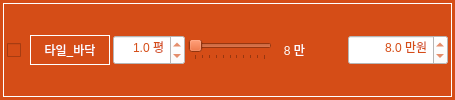
              <widget class="QFrame" name="frame_117">
               <property name="minimumSize">
                <size>
                 <width>0</width>
                 <height>30</height>
                </size>
               </property>
               <property name="maximumSize">
                <size>
                 <width>16777215</width>
                 <height>16777215</height>
                </size>
               </property>
               <property name="font">
                <font>
                 <family>나눔고딕 ExtraBold</family>
                 <pointsize>9</pointsize>
                 <weight>9</weight>
                 <italic>false</italic>
                 <bold>false</bold>
                </font>
               </property>
               <property name="styleSheet">
                <string notr="true">background-color: rgb(213, 77, 23);
font: 75 9pt &quot;나눔고딕 ExtraBold&quot;;</string>
               </property>
               <layout class="QHBoxLayout" name="horizontalLayout_264">
                <property name="leftMargin">
                 <number>3</number>
                </property>
                <property name="topMargin">
                 <number>3</number>
                </property>
                <property name="rightMargin">
                 <number>3</number>
                </property>
                <property name="bottomMargin">
                 <number>3</number>
                </property>
                <item>
                 <widget class="QFrame" name="horizontalFrame_20">
                  <property name="styleSheet">
                   <string notr="true">color: rgb(255, 255, 255);</string>
                  </property>
                  <property name="frameShape">
                   <enum>QFrame::Box</enum>
                  </property>
                  <layout class="QHBoxLayout" name="horizontalLayout_92">
                   <property name="spacing">
                    <number>3</number>
                   </property>
                   <property name="leftMargin">
                    <number>3</number>
                   </property>
                   <property name="topMargin">
                    <number>3</number>
                   </property>
                   <property name="rightMargin">
                    <number>3</number>
                   </property>
                   <property name="bottomMargin">
                    <number>3</number>
                   </property>
                   <item>
                    <widget class="QCheckBox" name="checkBox_floor_tile">
                     <property name="enabled">
                      <bool>true</bool>
                     </property>
                     <property name="minimumSize">
                      <size>
                       <width>20</width>
                       <height>30</height>
                      </size>
                     </property>
                     <property name="maximumSize">
                      <size>
                       <width>16777215</width>
                       <height>16777215</height>
                      </size>
                     </property>
                     <property name="styleSheet">
                      <string notr="true">color: rgb(255, 255, 255);</string>
                     </property>
                     <property name="text">
                      <string/>
                     </property>
                     <property name="checked">
                      <bool>false</bool>
                     </property>
                     <property name="tristate">
                      <bool>false</bool>
                     </property>
                    </widget>
                   </item>
                   <item>
                    <widget class="QLabel" name="label_29">
                     <property name="sizePolicy">
                      <sizepolicy hsizetype="Preferred" vsizetype="Fixed">
                       <horstretch>0</horstretch>
                       <verstretch>0</verstretch>
                      </sizepolicy>
                     </property>
                     <property name="minimumSize">
                      <size>
                       <width>80</width>
                       <height>30</height>
                      </size>
                     </property>
                     <property name="maximumSize">
                      <size>
                       <width>80</width>
                       <height>16777215</height>
                      </size>
                     </property>
                     <property name="font">
                      <font>
                       <family>나눔고딕 ExtraBold</family>
                       <pointsize>9</pointsize>
                       <weight>9</weight>
                       <italic>false</italic>
                       <bold>false</bold>
                      </font>
                     </property>
                     <property name="styleSheet">
                      <string notr="true">background-color: rgb(213, 77, 23);
color: rgb(255, 255, 255);</string>
                     </property>
                     <property name="frameShape">
                      <enum>QFrame::Box</enum>
                     </property>
                     <property name="text">
                      <string>타일_바닥</string>
                     </property>
                     <property name="alignment">
                      <set>Qt::AlignCenter</set>
                     </property>
                    </widget>
                   </item>
                   <item>
                    <widget class="QDoubleSpinBox" name="doubleSpinBox_floor_area_tile">
                     <property name="minimumSize">
                      <size>
                       <width>70</width>
                       <height>30</height>
                      </size>
                     </property>
                     <property name="styleSheet">
                      <string notr="true">background-color: rgb(255, 255, 255);
color: rgb(213, 77, 23);</string>
                     </property>
                     <property name="alignment">
                      <set>Qt::AlignRight|Qt::AlignTrailing|Qt::AlignVCenter</set>
                     </property>
                     <property name="prefix">
                      <string/>
                     </property>
                     <property name="suffix">
                      <string> 평</string>
                     </property>
                     <property name="decimals">
                      <number>1</number>
                     </property>
                     <property name="minimum">
                      <double>0.100000000000000</double>
                     </property>
                     <property name="maximum">
                      <double>100.000000000000000</double>
                     </property>
                     <property name="singleStep">
                      <double>0.200000000000000</double>
                     </property>
                     <property name="value">
                      <double>1.000000000000000</double>
                     </property>
                    </widget>
                   </item>
                   <item>
                    <widget class="QSlider" name="horizontalSlider_floor_tile">
                     <property name="minimum">
                      <number>80</number>
                     </property>
                     <property name="maximum">
                      <number>100</number>
                     </property>
                     <property name="singleStep">
                      <number>1</number>
                     </property>
                     <property name="pageStep">
                      <number>1</number>
                     </property>
                     <property name="value">
                      <number>80</number>
                     </property>
                     <property name="orientation">
                      <enum>Qt::Horizontal</enum>
                     </property>
                     <property name="invertedAppearance">
                      <bool>false</bool>
                     </property>
                     <property name="invertedControls">
                      <bool>false</bool>
                     </property>
                     <property name="tickPosition">
                      <enum>QSlider::TicksBelow</enum>
                     </property>
                     <property name="tickInterval">
                      <number>2</number>
                     </property>
                    </widget>
                   </item>
                   <item>
                    <widget class="QLabel" name="label_floor_tile">
                     <property name="minimumSize">
                      <size>
                       <width>30</width>
                       <height>0</height>
                      </size>
                     </property>
                     <property name="text">
                      <string>8 만</string>
                     </property>
                     <property name="alignment">
                      <set>Qt::AlignRight|Qt::AlignTrailing|Qt::AlignVCenter</set>
                     </property>
                    </widget>
                   </item>
                   <item>
                    <spacer name="horizontalSpacer_26">
                     <property name="orientation">
                      <enum>Qt::Horizontal</enum>
                     </property>
                     <property name="sizeType">
                      <enum>QSizePolicy::Preferred</enum>
                     </property>
                     <property name="sizeHint" stdset="0">
                      <size>
                       <width>40</width>
                       <height>20</height>
                      </size>
                     </property>
                    </spacer>
                   </item>
                   <item>
                    <widget class="QDoubleSpinBox" name="doubleSpinBox_floor_cost_tile">
                     <property name="minimumSize">
                      <size>
                       <width>100</width>
                       <height>30</height>
                      </size>
                     </property>
                     <property name="styleSheet">
                      <string notr="true">background-color: rgb(255, 255, 255);
color: rgb(213, 77, 23);</string>
                     </property>
                     <property name="alignment">
                      <set>Qt::AlignRight|Qt::AlignTrailing|Qt::AlignVCenter</set>
                     </property>
                     <property name="prefix">
                      <string/>
                     </property>
                     <property name="suffix">
                      <string> 만원</string>
                     </property>
                     <property name="decimals">
                      <number>1</number>
                     </property>
                     <property name="minimum">
                      <double>1.000000000000000</double>
                     </property>
                     <property name="maximum">
                      <double>1500.000000000000000</double>
                     </property>
                     <property name="singleStep">
                      <double>10.000000000000000</double>
                     </property>
                     <property name="value">
                      <double>8.000000000000000</double>
                     </property>
                    </widget>
                   </item>
                  </layout>
                 </widget>
                </item>
               </layout>
              </widget>
